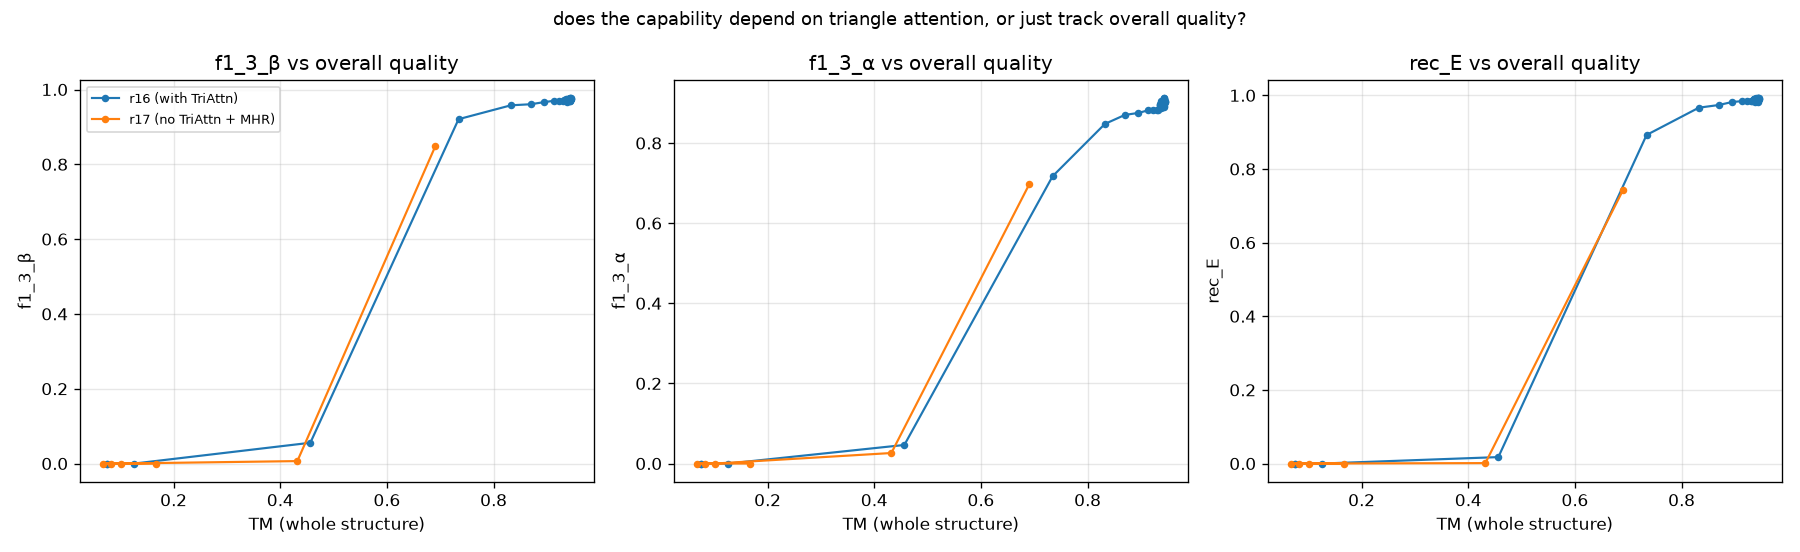

Here is the Python script that generated this plot:
"""What does removing triangle attention actually cost — at matched quality?

r17 differs from r16 by two things (no triangle attention, plus the MHR router),
so the interesting output of the arm is not "which run is ahead" but *which
capabilities depend on what*. Comparing at the same step conflates the two
questions: r17 is behind on overall structure, so every downstream metric is
behind, and a deficit only means something if it is **larger than the overall
one**.

The control is to compare at matched quality rather than matched step. Plotting
a secondary-structure metric against TM turns "r17 is behind" into a single
shared curve; a capability that genuinely depends on triangle attention shows up
as r17 sitting *below* r16's curve at the same TM, not merely to the left of it.

This is only readable once both runs are out of the transition — TM goes 0.46 ->
0.73 in 500 steps, so interpolating inside that is meaningless. The script says
so rather than printing a number when the data cannot support one.

Usage:
    python export/mhr-trimul/ablation_map.py
"""

from __future__ import annotations

import csv
import logging
import math
import statistics as st
from pathlib import Path

import matplotlib

matplotlib.use("Agg")
import matplotlib.pyplot as plt  # noqa: E402

REPO = Path(__file__).resolve().parents[2]
BENCH = REPO / "tmp" / "bench" / "ss_analysis_full"
OUT = Path(__file__).resolve().parent
logging.basicConfig(level=logging.INFO, format="%(message)s")
log = logging.getLogger("ablation")

RUNS = {"r16 (with TriAttn)": "v5p0r16", "r17 (no TriAttn + MHR)": "v5p0r17"}
METRICS = ["f1_3_β", "f1_3_α", "f1_E", "rec_E", "prec_E", "f1_H", "macro_f1_3"]


def per_step(tag: str) -> dict[int, dict[str, float]]:
    out: dict[int, dict[str, float]] = {}
    f1 = BENCH / f"{tag}_f1.csv"
    if not f1.exists():
        return out
    rows: dict[int, list[dict]] = {}
    for r in csv.DictReader(open(f1)):
        rows.setdefault(int(r["step"]), []).append(r)
    for s, rs in rows.items():
        d = {}
        for k in METRICS:
            v = [float(r[k]) for r in rs if r.get(k) not in (None, "", "nan") and not math.isnan(float(r[k]))]
            if v:
                d[k] = st.mean(v)
        d["n"] = len(rs)
        out[s] = d
    struct = BENCH / f"{tag}_struct.csv"
    if struct.exists():
        for r in csv.DictReader(open(struct)):
            if r["metric"] == "TM" and int(r["step"]) in out:
                out[int(r["step"])]["TM"] = float(r["mean"])
    return {s: d for s, d in out.items() if "TM" in d}


def main() -> None:
    data = {name: per_step(tag) for name, tag in RUNS.items()}
    for name, d in data.items():
        log.info("%s: %d steps with TM (%s)", name, len(d), sorted(d)[:3] + ["..."] if d else "none")

    ref = data["r17 (no TriAttn + MHR)"]
    usable = {s: d for s, d in ref.items() if d.get("TM", 0) > 0.80}
    if not usable:
        tm_max = max((d["TM"] for d in ref.values()), default=0.0)
        log.warning(
            "\nNOT YET READABLE. r17's best TM is %.3f; the matched-quality comparison needs it out of the\n"
            "transition (TM > 0.80), because TM moves 0.46 -> 0.73 in 500 steps and any interpolation inside\n"
            "that region is dominated by where the transition happened to land, not by capability.",
            tm_max,
        )

    fig, axes = plt.subplots(1, 3, figsize=(15, 4.6))
    for ax, metric in zip(axes, ["f1_3_β", "f1_3_α", "rec_E"], strict=True):
        for name, d in data.items():
            steps = sorted(d)
            xs = [d[s]["TM"] for s in steps if metric in d[s]]
            ys = [d[s][metric] for s in steps if metric in d[s]]
            ax.plot(xs, ys, "o-", ms=3.5, lw=1.3, label=name)
        ax.set_xlabel("TM (whole structure)")
        ax.set_ylabel(metric)
        ax.grid(alpha=0.3)
        ax.set_title(f"{metric} vs overall quality")
    axes[0].legend(fontsize=8)
    fig.suptitle("does the capability depend on triangle attention, or just track overall quality?", fontsize=11)
    fig.tight_layout()
    fig.savefig(OUT / "ablation_map.png", dpi=120)

    rows = []
    for name, d in data.items():
        for s in sorted(d):
            rows.append(dict(run=name, step=s, **{k: round(v, 4) for k, v in d[s].items()}))
    with open(OUT / "ablation_map.csv", "w", newline="") as fh:
        fields = sorted({k for r in rows for k in r})
        w = csv.DictWriter(fh, fieldnames=fields)
        w.writeheader()
        w.writerows(rows)
    log.info("wrote %s", OUT / "ablation_map.csv")

    common = sorted(set(data["r16 (with TriAttn)"]) & set(ref))
    informative = [s for s in common if ref[s].get("TM", 0) > 0.3]
    if informative:
        log.info("\nmatched-STEP deficits (relative), informative steps only")
        log.info("%6s %6s | %s", "step", "n", "  ".join(f"{m:>10}" for m in ["TM"] + METRICS))
        for s in informative:
            a, b = data["r16 (with TriAttn)"][s], ref[s]
            cells = []
            for m in ["TM"] + METRICS:
                if m in a and m in b and a[m] > 1e-6:
                    cells.append(f"{100 * (b[m] - a[m]) / a[m]:+9.1f}%")
                else:
                    cells.append(f"{'—':>10}")
            log.info("%6d %6d | %s", s, b.get("n", 0), "  ".join(cells))
        log.info(
            "\nA capability is *disproportionately* hurt when its relative deficit exceeds TM's.\n"
            "That is suggestive, not conclusive: at matched step r17 is simply earlier in the same\n"
            "trajectory, and metrics that saturate late will always look worse there."
        )


if __name__ == "__main__":
    main()
